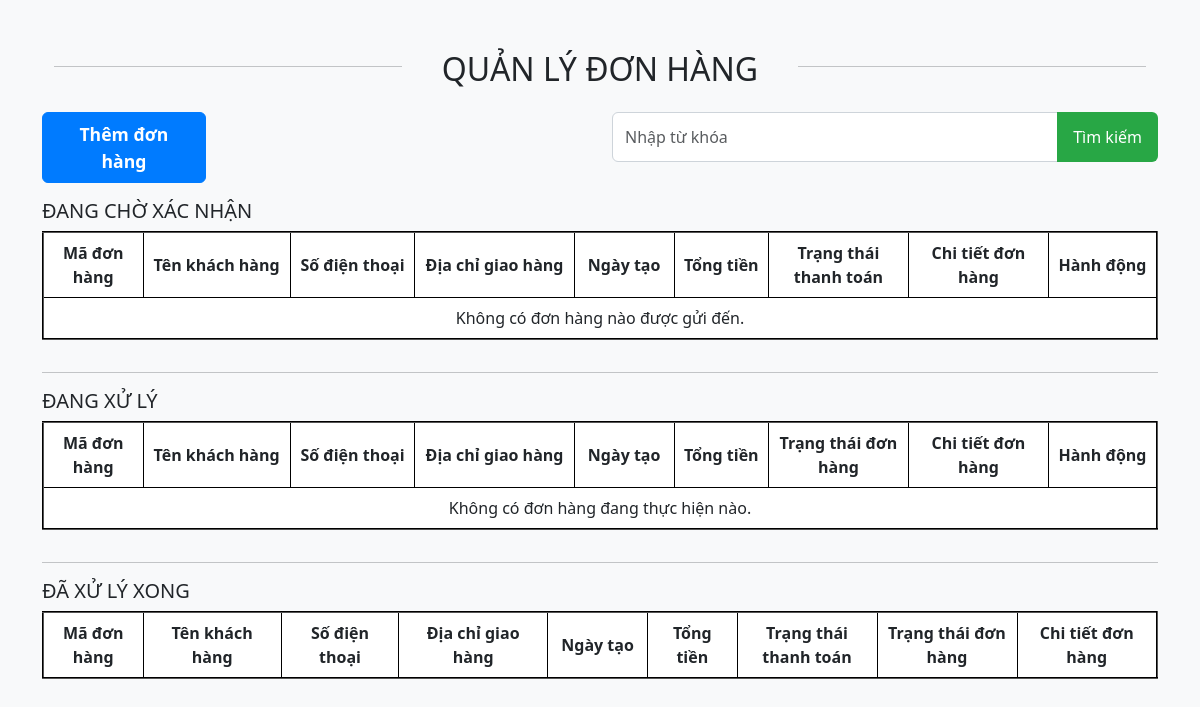
Page /index.php?controller=donhang&action=hienThiDanhSachDonHang (signed in) on the earlier database version.
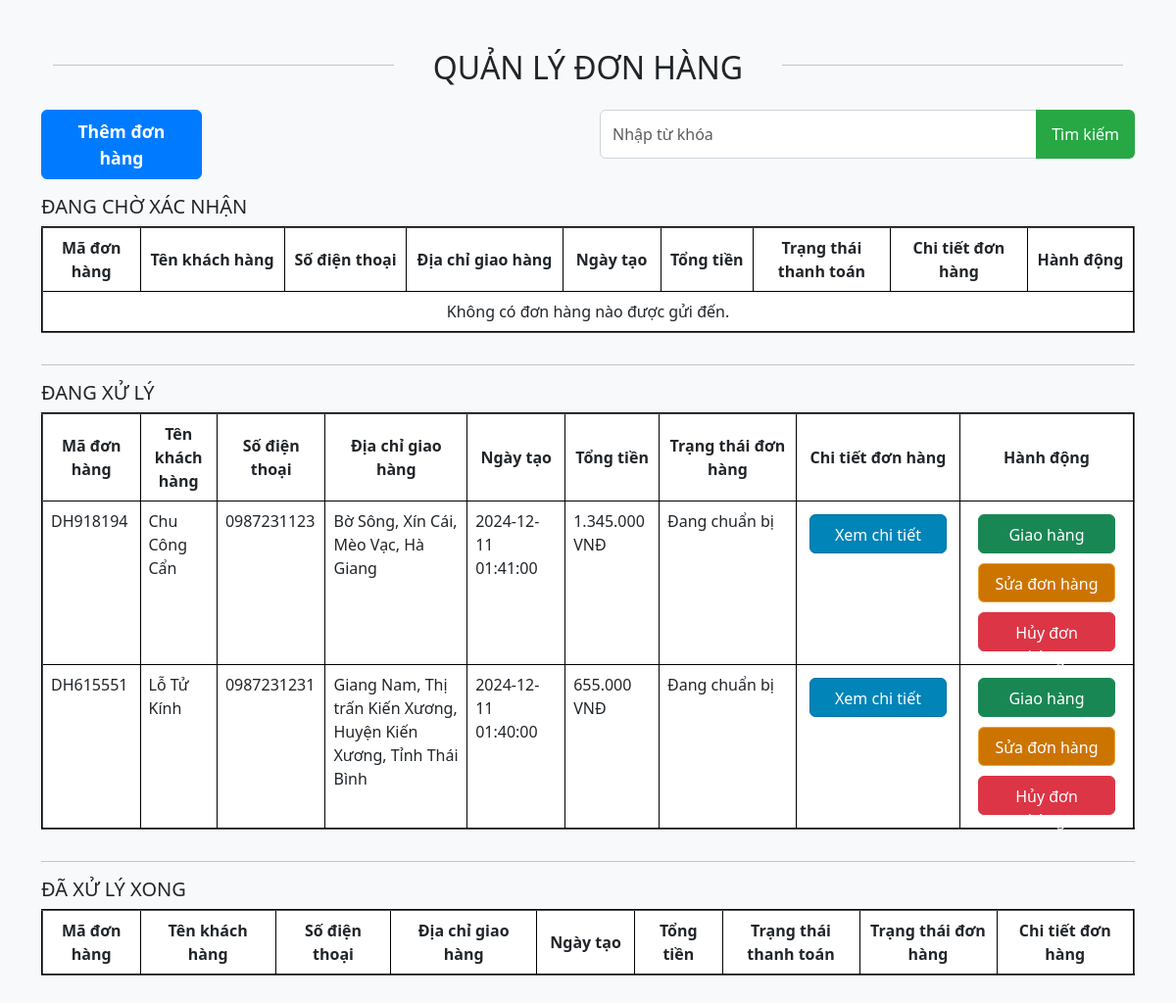
Same page on the later database version.
### tables this page shows
CREATE TABLE `hoadon` (
  `maHoaDon` varchar(50) NOT NULL,
  `maDonHang` varchar(50) NOT NULL,
  `sdt` varchar(100) NOT NULL,
  `tenKH` varchar(100) NOT NULL,
  `diaChiGiaoHang` varchar(100) NOT NULL,
  `ngayTao` datetime NOT NULL,
  `tongTien` decimal(19,2) NOT NULL,
  `phuongThucThanhToan` varchar(100) NOT NULL,
  `trangThaiHoaDon` varchar(100) NOT NULL,
  `trangThaiHoanTien` tinyint(1) NOT NULL
);

CREATE TABLE `donhang` (
  `maDonHang` varchar(50) NOT NULL,
  `maKH` varchar(50) NOT NULL,
  `maTaiKhoanNV` varchar(50) DEFAULT NULL,
  `maUuDaiDH` varchar(50) DEFAULT NULL,
  `ngayTao` datetime NOT NULL,
  `phuongThucThanhToan` varchar(100) NOT NULL,
  `diaChiGiaoHang` varchar(100) NOT NULL,
  `khoangCachGiaoHang` float NOT NULL,
  `phiShip` decimal(19,2) NOT NULL,
  `tongTienCongTru` decimal(19,2) DEFAULT NULL,
  `tongTien` decimal(19,2) NOT NULL,
  `trangThaiThanhToan` varchar(100) NOT NULL,
  `trangThaiDonHang` varchar(100) NOT NULL,
  `ghiChu` text DEFAULT NULL
);

### controllers/QuanLyDonHangController.php (called while the page is built, shortened)
<?php
require_once(__DIR__ . '/../models/DonHang.php');
class QuanLyDonHangController
{
    private $donHangModel;
    public function __construct($pdo)
    {
        $this->donHangModel = new DonHang($pdo);
    }
    public function layDSDonHangTheoNhom()
    {
        $nhomChoXacNhan = ['Đang chờ xác nhận'];
        $nhomDangXuLy = ['Đang chuẩn bị', 'Đang giao hàng', 'Đang chờ hoàn tiền - Đã bị hủy bởi khách hàng', 'Đang chờ hoàn tiền - Đã bị hủy bởi quản lý',];
        $donHangsChoXacNhan = $this->donHangModel->layDSDonHang($nhomChoXacNhan);
        $donHangsDangXuLy = $this->donHangModel->layDSDonHang($nhomDangXuLy);
        require_once 'views/QuanLyDonHangUI/DanhSachDonHangUI.php';
    }
}
?>

### models/DonHang.php (called while the page is built, shortened)
<?php
class DonHang {
    private $db;
    public function __construct($pdo) {
        $this->db = $pdo;
    }
    public function layDSDonHang($nhomTrangThai) {
        try {
            $query = "SELECT
                        donhang.maDonHang,
                        donhang.ngayTao,
                        donhang.diaChiGiaoHang,
                        donhang.tongTien,
                        donhang.trangThaiThanhToan,
                        donhang.trangThaiDonHang,
                        hoadon.tenKH,
                        hoadon.sdt
                      FROM donhang
                      INNER JOIN hoadon ON donhang.maDonHang = hoadon.maDonHang
                      WHERE donhang.trangThaiDonHang IN (" . implode(", ", array_fill(0, count($nhomTrangThai), "?")) . ")
                      ORDER BY donhang.ngayTao DESC";
            $stmt = $this->db->prepare($query);
            $stmt->execute($nhomTrangThai);
            $result = $stmt->fetchAll(PDO::FETCH_ASSOC);
            return $result;
        } catch (PDOException $e) {
            echo "Lỗi: " . $e->getMessage();
            return [];
        }
    }
}
?>

### views/QuanLyDonHangUI/DanhSachDonHangUI.php (the view, shortened to what this page needs)
<!DOCTYPE html>
<html lang="vi">
<head>
    <link href="https://cdn.jsdelivr.net/npm/bootstrap@5.3.2/dist/css/bootstrap.min.css" rel="stylesheet">
    <link href="https://cdn.jsdelivr.net/npm/bootstrap@5.3.0-alpha1/dist/css/bootstrap.min.css" rel="stylesheet">
    <link rel="stylesheet" href="./public/css/QuanLyDonHangUI.css">
</head>
<body>
    <div class="container">
        <div class="row title mb-3" style="margin: 50px 0 0 0; width:100%;">
            <div class="col-4">
                <hr>
            </div>
            <div class="col-4">
                <h2 style="text-align: center;">QUẢN LÝ ĐƠN HÀNG</h2>
            </div>
            <div class="col-4">
                <hr>
            </div>
        </div>
        <div class="row mb-3">
            <div class="col-6">
                <button type="button" id="addOrderButton" class="btn btn-primary" aria-expanded="false" data-bs-auto-close="outside">
                    Thêm đơn hàng
                </button>
            </div>
            <div class="col-6">
                <form method="post" action="index.php?controller=donhang&action=timKiemDonHang">
                    <div class="input-group">
                        <input type="text" name="keyword" class="form-control" id="searchInput" placeholder="Nhập từ khóa" value="<?= isset($_POST['keyword']) ? $_POST['keyword'] : '' ?>">
                        <input type="submit" class="btn btn-primary" name="search" value="Tìm kiếm">
                    </div>
                </form>
            </div>
        </div>
        <div class="mb-3">
            <h5>ĐANG CHỜ XÁC NHẬN</h5>
            <div style="max-height: 1000px; overflow-y: auto;">
                <table class="table table-bordered" style="border:2px outset black;">
                    <thead>
                        <tr style="text-align:center;">
                            <th style="width:100px;">Mã đơn hàng</th>
                            <th>Tên khách hàng</th>
                            <th>Số điện thoại</th>
                            <th>Địa chỉ giao hàng</th>
                            <th style="width:100px;">Ngày tạo</th>
                            <th>Tổng tiền</th>
                            <th style="width:140px;">Trạng thái thanh toán</th>
                            <th style="width:140px;">Chi tiết đơn hàng</th>
                            <th>Hành động</th>
                        </tr>
                    </thead>
                    <tbody>
                        <?php if ($donHangsChoXacNhan == null): ?>
                            <tr>
                                <td colspan="9" style="text-align:center;">Không có đơn hàng nào được gửi đến.</td>
                            </tr>
                            <?php endif; ?>
                    </tbody>
                </table>
            </div>
        </div>
        <hr>
        <div class="mb-3">
            <h5>ĐANG XỬ LÝ</h5>
            <div style="max-height: 1000px; overflow-y: auto;">
                <table class="table table-bordered" style="border:2px outset black;">
                    <thead>
                        <tr style="text-align:center;">
                            <th style="width:100px;">Mã đơn hàng</th>
                            <th>Tên khách hàng</th>
                            <th>Số điện thoại</th>
                            <th>Địa chỉ giao hàng</th>
                            <th style="width:100px;">Ngày tạo</th>
                            <th>Tổng tiền</th>
                            <th style="width:140px;">Trạng thái đơn hàng</th>
                            <th style="width:140px;">Chi tiết đơn hàng</th>
                            <th>Hành động</th>
                        </tr>
                    </thead>
                    <tbody>
                        <?php if ($donHangsDangXuLy == null): ?>
                            <tr>
                                <td colspan="9" style="text-align:center;">Không có đơn hàng đang thực hiện nào.</td>
                            </tr>
                            <?php else:
                            foreach ($donHangsDangXuLy as $donHang): ?>
                                <tr>
                                    <td><?= $donHang['maDonHang'] ?></td>
                                    <td><?= $donHang['tenKH'] ?></td>
                                    <td><?= $donHang['sdt'] ?></td>
                                    <td><?= $donHang['diaChiGiaoHang'] ?></td>
                                    <td><?= $donHang['ngayTao'] ?></td>
                                    <td><?= number_format($donHang['tongTien'], 0, ',', '.') ?> VNĐ</td>
                                    <td><?= $donHang['trangThaiDonHang'] ?></td>
                                    <td>
                                        <button
                                            type="button"
                                            style="width:140px;"
                                            id="openModalButton"
                                            class="btn btn-info action-button"
                                            data-bs-toggle="modal"
                                            data-bs-target="#orderDetailsModal"
                                            onclick="loadOrderDetails('<?= $donHang['maDonHang'] ?>')">
                                            Xem chi tiết
                                        </button>
                                    </td>
                                    <td style="width:170px;">
                                        <?php if ($donHang['trangThaiDonHang'] == 'Đang chuẩn bị'): ?>
                                            <a>
                                                <button type="button" onclick="capNhatTTDonHang('<?= $donHang['maDonHang'] ?>', '<?= $donHang['trangThaiDonHang'] ?>')" style="width: 140px; margin: 5px 10px;" class="btn btn-success action-button" aria-expanded="false" data-bs-auto-close="outside">
                                                    Giao hàng
                                                </button>
                                            </a>
                                            <a>
                                                <button type="button" onclick="suaDonHangButton('<?= $donHang['maDonHang'] ?>')" style="width: 140px; margin: 5px 10px;" class="btn btn-warning action-button" data-bs-toggle="dropdown" aria-expanded="false" data-bs-auto-close="outside">
                                                    Sửa đơn hàng
                                                </button>
                                            </a>
                                            <a>
                                                <button type="button" onclick="hienFormTuChoi('<?= $donHang['maDonHang'] ?>')" style="width: 140px; margin: 5px 10px;" class="btn btn-danger action-button" aria-expanded="false" data-bs-auto-close="outside">
                                                    Hủy đơn hàng
                                                </button>
                                            </a>
                                        <?php endif; ?>
                                    </td>
                                </tr>
                        <?php endforeach;
                        endif; ?>
                    </tbody>
                </table>
            </div>
        </div>
        <hr>
        <div class="mb-3">
            <h5>ĐÃ XỬ LÝ XONG</h5>
            <div style="max-height: 500px; overflow-y: auto;">
                <table class="table table-bordered" style="border:2px outset black;">
                    <tr>
                        <th style="width:100px;">Mã đơn hàng</th>
                        <th>Tên khách hàng</th>
                        <th>Số điện thoại</th>
                        <th>Địa chỉ giao hàng</th>
                        <th style="width:100px;">Ngày tạo</th>
                        <th>Tổng tiền</th>
                        <th style="width:140px;">Trạng thái thanh toán</th>
                        <th style="width:140px;">Trạng thái đơn hàng</th>
                        <th style="width:140px;">Chi tiết đơn hàng</th>
                    </tr>
                </table>
            </div>
        </div>
    </div>
</body>
</html>

### index.php (shortened to what this page needs)
<?php
require_once 'config/database.php';
require_once 'controllers/QuanLyDonHangController.php';
require_once 'controllers/QuanLyDonHangController.php';
require_once 'controllers/ThucDonController.php';
$controller = isset($_GET['controller']) ? $_GET['controller'] : 'thucdon';
$action = isset($_GET['action']) ? $_GET['action'] : 'hienThiHome';
switch ($controller) {
    case 'donhang':
        $maTaiKhoanNV = $_SESSION['maTaiKhoan'];
        if(isset($_SESSION['maTaiKhoan']) && isset($_SESSION['maQuyen']) && strtolower($_SESSION['maQuyen']) == 'admin'){
            $donHangController = new QuanLyDonHangController($pdo);
            if ($action == 'hienThiDanhSachDonHang') {
                $donHangController->layDSDonHangTheoNhom();
            }elseif($action == 'timKiemDonHang'){
                $donHangController->timKiemDonHang();
            }elseif ($action == 'xacNhanDonHang'){
                    $donHangController->xacNhanDonHang($maTaiKhoanNV);
            }elseif ($action == 'hienThiTrangThemDonHang') {
                require_once 'views/QuanLyDonHangUI/ThemDonHangUI.php';
            }elseif($action == 'layChiTietDonHang'){
                $donHangController->layChiTietDonHang();
            }elseif ($action == 'themDonHangQuanLy') {
                $donHangController->themDonHangQuanLy($maTaiKhoanNV);
            }elseif($action == 'capNhatTTDonHang'){
                $donHangController->capNhatTTDonHang();
            }elseif($action == 'hienThiTrangSuaDonHang'){
                $donHangController->hienThiTrangSuaDonHang();
            }elseif($action == 'layHoaDon'){
                    $donHangController->layHoaDonTheoDonHang($_GET['maDonHangHienTai']);
            }elseif ($action == 'suaDonHang') {
                $donHangController->suaDonHang($_GET['maDonHang']);
            } elseif ($action == 'huyDonHang') {
                $donHangController->huyDonHang($maTaiKhoanNV);
            }
        } else {
            echo "Bạn không có quyền truy cập vào trang này.";
        }
        break;
}
?>

### public/css/QuanLyDonHangUI.css (style rules this page uses)
body { background-color: #f8f9fa; font-family:'Segoe UI', Tahoma, Geneva, Verdana, sans-serif }
th { text-align:center; vertical-align:middle; }
.action-button { display: inline-block; width: 100px; height: 40px; margin: 5px 5px; text-align: center; color: white; }
.btn-warning { background-color: #cc7400; border-color: #eea236; color: white; }
.btn-info { background-color: #0184b8; border-color: #0072a2; color: white; }
input[type="text"] { border-radius: 0.375rem; border: 1px solid #ced4da; padding: 0.5rem 0.75rem; font-size: 1rem; transition: all 0.3s ease-in-out; height: 50px; }
.btn { font-size: 1rem; border-radius: 0.375rem; padding: 0.5rem 1rem; transition: all 0.3s ease; }
.btn-primary { background-color: #007bff; border-color: #007bff; }
input[type="submit"] { background-color: #28a745; border: none; color: white; }
button[type="button"].btn-primary { width: 30%; font-size: 1.1rem; font-weight: 600; }
.input-group { width: 100%; }

Differences in the rows shown:
added hoadon: maDonHang.maDonHang "DH918194", tenKH "Chu Công Cẩn", sdt "0987231123", maDonHang.diaChiGiaoHang "Bờ Sông, Xín Cái, Mèo Vạc, Hà Giang", maDonHang.ngayTao "2024-12-11 01:41:00", maDonHang.tongTien "1.345.000", maDonHang.trangThaiDonHang "Đang chuẩn bị"
added hoadon: maDonHang.maDonHang "DH615551", tenKH "Lỗ Tử Kính", sdt "0987231231", maDonHang.diaChiGiaoHang "Giang Nam, Thị trấn Kiến Xương, Huyện Kiến Xương, Tỉnh Thái Bình", maDonHang.ngayTao "2024-12-11 01:40:00", maDonHang.tongTien "655.000", maDonHang.trangThaiDonHang "Đang chuẩn bị"
Other differences:
text no longer shown: "Không có đơn hàng đang thực hiện nào."
